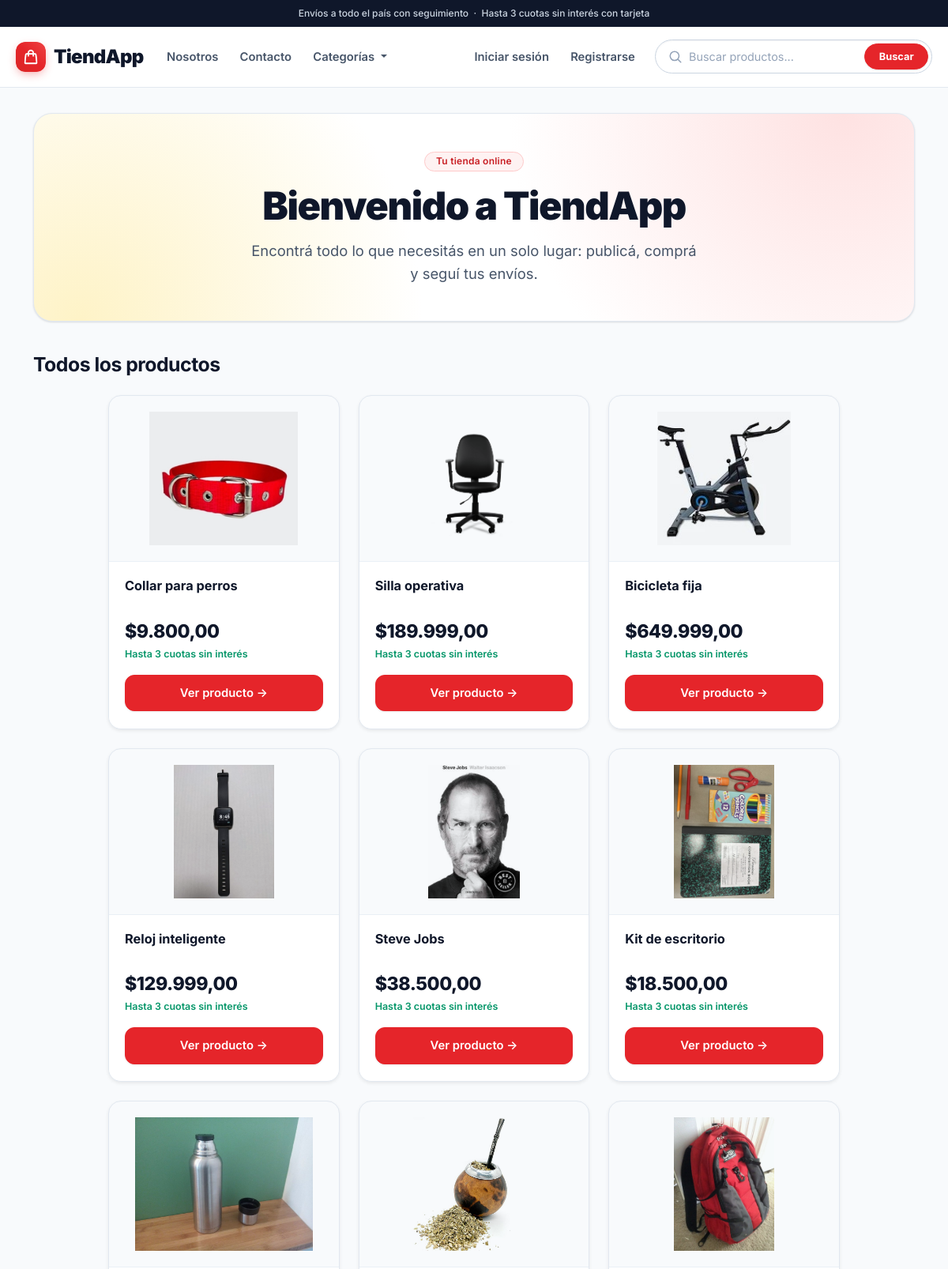
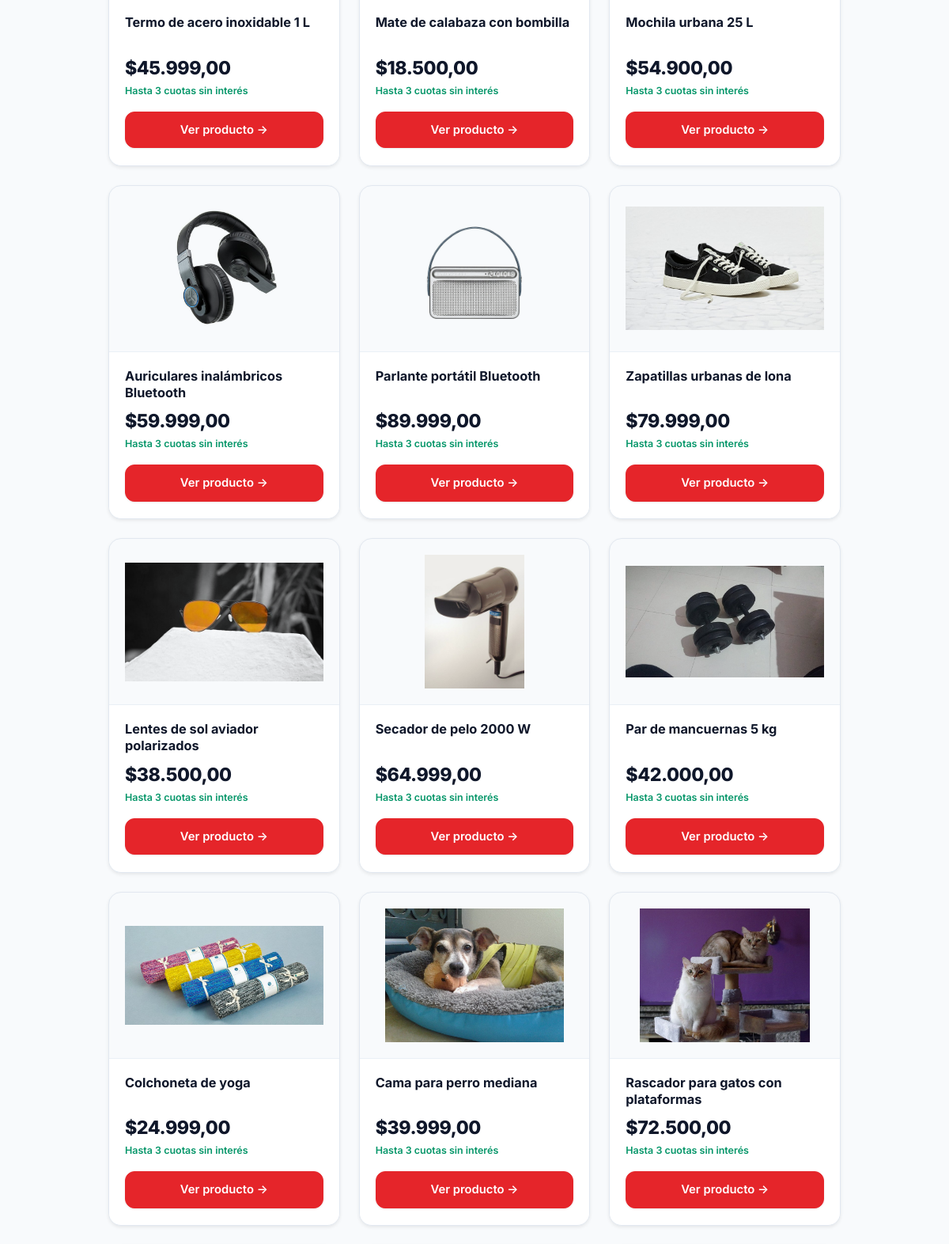
The page /pages/inicio.php (upper part) on the database its author committed (2 pictures, top to bottom).
### tables this page shows
CREATE TABLE `productos` (
  `id_producto` int(11) NOT NULL,
  `nombre` varchar(45) NOT NULL,
  `descripcion` text NOT NULL,
  `precio` decimal(10,2) NOT NULL,
  `stock` int(11) NOT NULL,
  `fecha_publicacion` date NOT NULL,
  `fk_categoria` int(11) NOT NULL,
  `fk_usuario` int(11) NOT NULL,
  `fk_estado_producto` int(11) NOT NULL
);

CREATE TABLE `archivos` (
  `id_archivo` int(11) NOT NULL,
  `nombre` varchar(100) NOT NULL,
  `fk_tipo_archivo` int(11) NOT NULL,
  `fk_producto` int(11) NOT NULL
);

### pages/inicio.php (the view, shortened to what this page needs)
<?php
include_once("../components/header.php");
include_once("../components/config/config.php");
?>
<main>
    <br> <div class="container">
        <div class="row">
            <div class="col-12 text-center">
                <h1 class="montserrat-bold">Bienvenido a TiendApp</h1>
            </div>
        </div>
        <?php
        $consulta_prod = "SELECT * FROM productos";
        $respuesta_prod = mysqli_query($con, $consulta_prod);
        $consulta_tipos = "SELECT id_tipo_archivo FROM tipos_archivos WHERE tipo IN ('JPG','JPEG','PNG')";
        $resp_tipos = mysqli_query($con, $consulta_tipos);
        $tipos_img = [];
        while ($row = mysqli_fetch_assoc($resp_tipos)) { $tipos_img[] = $row["id_tipo_archivo"]; }
        $tipos_lista = implode(",", $tipos_img);
        ?>
        <section>
            <div class="row">
                <div class="col-12">
                    <h2 class="montserrat-bold mb-4">Todos los productos</h2>
                </div>
            </div>
            <div class="row justify-content-center">
                <div class="col-10">
                    <div class="row">
                        <?php
                        if (mysqli_num_rows($respuesta_prod) > 0) {
                            while ($prod = mysqli_fetch_assoc($respuesta_prod)) {
                                $producto_id = $prod["id_producto"];
                                $consulta_img = "SELECT nombre FROM archivos WHERE fk_producto = $producto_id AND fk_tipo_archivo IN ($tipos_lista) ORDER BY id_archivo ASC LIMIT 1";
                                $resp_img = mysqli_query($con, $consulta_img);
                                $img = mysqli_fetch_assoc($resp_img);
                                $imagen = $img ? $img["nombre"] : "no-image.png";
                                $nombre_html = htmlspecialchars($prod['nombre'], ENT_QUOTES);
                                $precio_txt = number_format($prod['precio'], 2, ',', '.');
                                print "
                                <article class='col-lg-4 col-md-6 col-12'>
                                    <div class='card mb-4 w-100 shadow-sm'>
                                        <img src='../prod_img/$imagen' class='card-img-top' alt='$nombre_html' style='height: 200px; object-fit: cover;'>
                                        <div class='card-body text-center'>
                                            <h5 class='card-title'>$nombre_html</h5>
                                            <p class='card-text font-weight-bold'>\$$precio_txt</p>
                                            <button type='button' class='btn btn-primary' data-bs-toggle='modal' data-bs-target='#modalProd$producto_id'>
                                                Ver producto
                                            </button>
                                        </div>
                                    </div>
                                </article>";
                                ?>
                                <?php
                            }
                        } else {
                            print "<div class='alert alert-warning'>No existen productos en este sitio</div>";
                        }
                        ?>
                    </div>
                </div>
            </div>
        </section>
    </div>
</main>
<?php include_once("../components/footer.php"); ?>

### rows shown on the page
productos: archivos.nombre (picture), nombre "Collar para perros", precio "9.800,00"
productos: archivos.nombre (picture), nombre "Silla operativa", precio "189.999,00"
productos: archivos.nombre (picture), nombre "Bicicleta fija", precio "649.999,00"
productos: archivos.nombre (picture), nombre "Reloj inteligente", precio "129.999,00"
productos: archivos.nombre (picture), nombre "Steve Jobs", precio "38.500,00"
productos: archivos.nombre (picture), nombre "Kit de escritorio", precio "18.500,00"
productos: archivos.nombre (picture), nombre "Termo de acero inoxidable 1 L", precio "45.999,00"
productos: archivos.nombre (picture), nombre "Mate de calabaza con bombilla", precio "18.500,00"
productos: archivos.nombre (picture), nombre "Mochila urbana 25 L", precio "54.900,00"
productos: archivos.nombre (picture), nombre "Auriculares inalámbricos Bluetooth", precio "59.999,00"
productos: archivos.nombre (picture), nombre "Parlante portátil Bluetooth", precio "89.999,00"
productos: archivos.nombre (picture), nombre "Zapatillas urbanas de lona", precio "79.999,00"
productos: archivos.nombre (picture), nombre "Lentes de sol aviador polarizados", precio "38.500,00"
productos: archivos.nombre (picture), nombre "Secador de pelo 2000 W", precio "64.999,00"
productos: archivos.nombre (picture), nombre "Par de mancuernas 5 kg", precio "42.000,00"
productos: archivos.nombre (picture), nombre "Colchoneta de yoga", precio "24.999,00"
productos: archivos.nombre (picture), nombre "Cama para perro mediana", precio "39.999,00"
productos: archivos.nombre (picture), nombre "Rascador para gatos con plataformas", precio "72.500,00"
